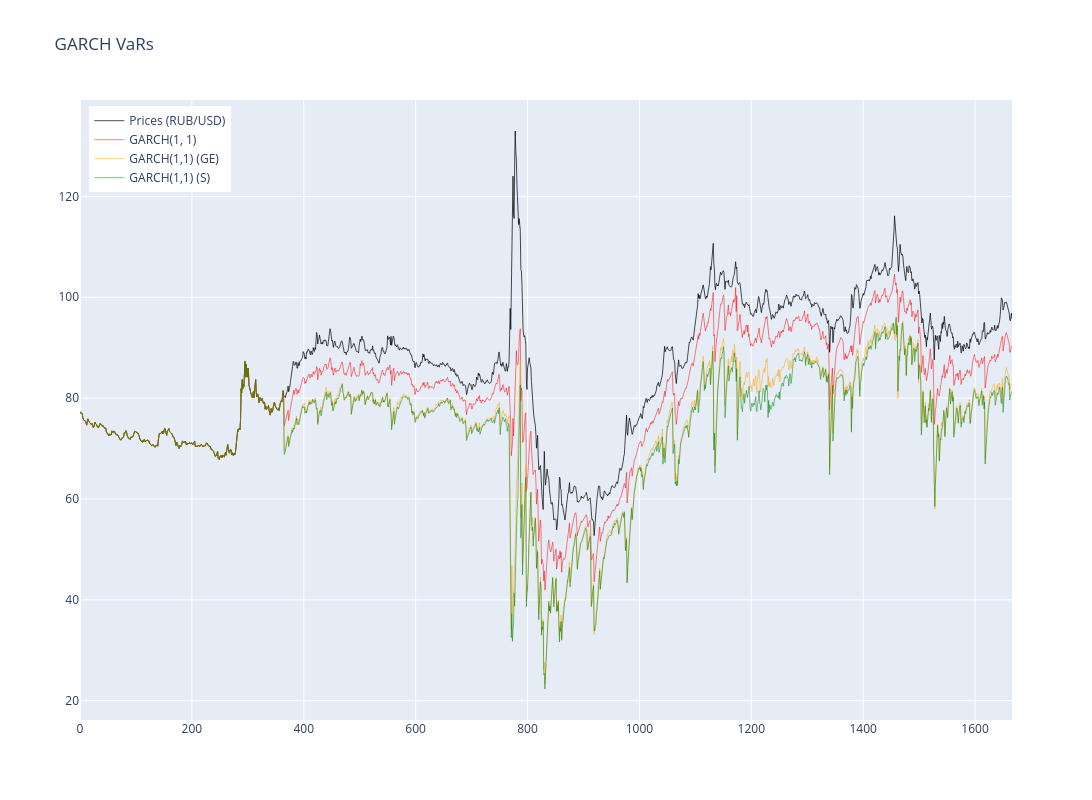

Write notebook code for a chart like this one.
### Code cell
import plotly.graph_objects as go

# Create figure
fig = go.Figure()

# Add the returns line (scaled)
fig.add_trace(go.Scatter(
    x=np.arange(len(prices_usd)),
    y= prices_usd,
    mode='lines',
    name='Prices (RUB/USD)',
    line=dict(color='black', width=1),
    opacity=0.7
))

# Add GARCH(1,1)
fig.add_trace(go.Scatter(
    x=np.arange(len(prices_usd)),
    y=turn_var_into_real_terms(_norm_vars, prices_usd),
    mode='lines',
    line=dict(color='red', width=0.5),
    name='GARCH(1, 1)'
))

fig.add_trace(go.Scatter(
    x=np.arange(len(prices_usd)),
    y=turn_var_into_real_terms(_garch_ge_vars, prices_usd),
    mode='lines',
    line=dict(color='orange', width=0.5),
    name='GARCH(1,1) (GE)'
))

fig.add_trace(go.Scatter(
    x=np.arange(len(prices_usd)),
    y=turn_var_into_real_terms(_garch_student_vars, prices_usd),
    mode='lines',
    line=dict(color='green', width=0.5),
    name='GARCH(1,1) (S)'
))

# fig.add_trace(go.Scatter(
#     x=np.arange(len(prices_usd)),
#     y=turn_var_into_real_terms(_t_gjrgarjch_vars, prices_usd),
#     mode='lines',
#     line=dict(color='brown', width=0.5),
#     name='GJR-GARCH(1,1,1) (S)'
# ))

# Update layout
fig.update_layout(
    title=f'GARCH VaRs',
    width=1200,
    height=800,
    hovermode='x unified',
    legend=dict(
        yanchor="top",
        y=0.99,
        xanchor="left",
        x=0.01
    )
)

fig.show()

### Figure 1 — Plotly figure (JSON) as saved in the notebook; plotly's stock layout.template omitted (floating-point values rounded to 4 significant figures; data arrays with more than 128 entries replaced by an {"elided": "..."} marker saying what was removed)
{"data": [{"line": {"color": "black", "width": 1}, "mode": "lines", "name": "Prices (RUB/USD)", "opacity": 0.7, "type": "scatter", "x": {"elided": "1667 int values"}, "y": {"elided": "1667 float values"}}, {"line": {"color": "red", "width": 0.5}, "mode": "lines", "name": "GARCH(1, 1)", "type": "scatter", "x": {"elided": "1667 int values"}, "y": {"elided": "1666 float values"}}, {"line": {"color": "orange", "width": 0.5}, "mode": "lines", "name": "GARCH(1,1) (GE)", "type": "scatter", "x": {"elided": "1667 int values"}, "y": {"elided": "1666 float values"}}, {"line": {"color": "green", "width": 0.5}, "mode": "lines", "name": "GARCH(1,1) (S)", "type": "scatter", "x": {"elided": "1667 int values"}, "y": {"elided": "1666 float values"}}], "layout": {"height": 800, "hovermode": "x unified", "legend": {"x": 0.01, "xanchor": "left", "y": 0.99, "yanchor": "top"}, "title": {"text": "GARCH VaRs"}, "width": 1200}}
